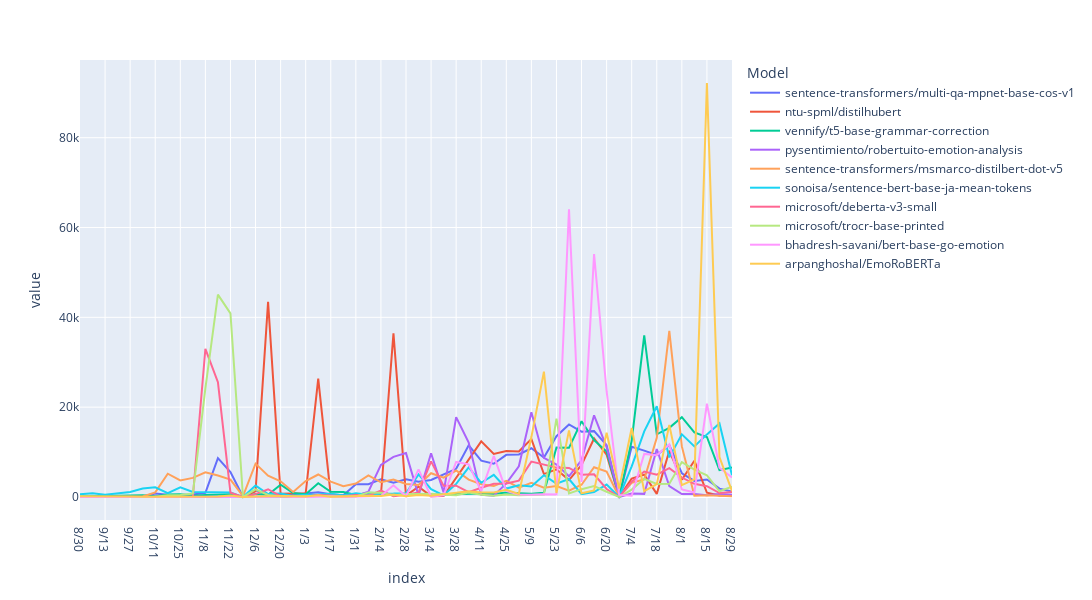

Notebook code for this chart:
### Code cell
df_2021_popular_low = df_plot[df_plot.columns[(df_plot.mean(axis=0)<=5000) & (df_plot.mean(axis=0)>=3000)]]
df_2021_popular_low.plot(kind='line', width=1400, height=600)

### Figure 1 — Plotly figure (JSON) as saved in the notebook; plotly's stock layout.template omitted (floating-point values rounded to 4 significant figures)
{"data": [{"hovertemplate": "Model=sentence-transformers/multi-qa-mpnet-base-cos-v1<br>index=%{x}<br>value=%{y}<extra></extra>", "legendgroup": "sentence-transformers/multi-qa-mpnet-base-cos-v1", "line": {"color": "#636efa", "dash": "solid"}, "marker": {"symbol": "circle"}, "mode": "lines", "name": "sentence-transformers/multi-qa-mpnet-base-cos-v1", "orientation": "v", "showlegend": true, "type": "scatter", "x": ["8/30", "9/6", "9/13", "9/20", "9/27", "10/4", "10/11", "10/18", "10/25", "11/1", "11/8", "11/15", "11/22", "11/29", "12/6", "12/13", "12/20", "12/27", "1/3", "1/10", "1/17", "1/24", "1/31", "2/7", "2/14", "2/21", "2/28", "3/7", "3/14", "3/21", "3/28", "4/4", "4/11", "4/18", "4/25", "5/2", "5/9", "5/16", "5/23", "5/30", "6/6", "6/13", "6/20", "6/27", "7/4", "7/11", "7/18", "7/25", "8/1", "8/8", "8/15", "8/22", "8/29"], "xaxis": "x", "y": [9, 45, 22, 24, 86, 128, 776, 480, 422, 571, 953, 8646, 5567, 42, 1551, 450, 695, 396, 760, 1062, 622, 394, 2845, 2833, 3925, 3185, 3923, 3422, 3778, 4998, 6270, 11517, 8095, 7409, 9390, 9466, 10857, 8768, 13548, 16165, 14547, 14665, 11534, 0, 11173, 10332, 9342, 11534, 5283, 3571, 3915, 1862, 1245], "yaxis": "y"}, {"hovertemplate": "Model=ntu-spml/distilhubert<br>index=%{x}<br>value=%{y}<extra></extra>", "legendgroup": "ntu-spml/distilhubert", "line": {"color": "#EF553B", "dash": "solid"}, "marker": {"symbol": "circle"}, "mode": "lines", "name": "ntu-spml/distilhubert", "orientation": "v", "showlegend": true, "type": "scatter", "x": ["8/30", "9/6", "9/13", "9/20", "9/27", "10/4", "10/11", "10/18", "10/25", "11/1", "11/8", "11/15", "11/22", "11/29", "12/6", "12/13", "12/20", "12/27", "1/3", "1/10", "1/17", "1/24", "1/31", "2/7", "2/14", "2/21", "2/28", "3/7", "3/14", "3/21", "3/28", "4/4", "4/11", "4/18", "4/25", "5/2", "5/9", "5/16", "5/23", "5/30", "6/6", "6/13", "6/20", "6/27", "7/4", "7/11", "7/18", "7/25", "8/1", "8/8", "8/15", "8/22", "8/29"], "xaxis": "x", "y": [0, 0, 0, 0, 0, 0, 0, 0, 18, 29, 19, 27, 417, 0, 1286, 43456, 722, 715, 835, 26352, 284, 212, 227, 718, 507, 36422, 309, 2296, 191, 208, 4212, 8304, 12376, 9595, 10251, 10116, 12899, 5103, 6147, 3763, 7154, 13029, 9415, 0, 4090, 4972, 695, 10300, 3831, 8079, 977, 353, 338], "yaxis": "y"}, {"hovertemplate": "Model=vennify/t5-base-grammar-correction<br>index=%{x}<br>value=%{y}<extra></extra>", "legendgroup": "vennify/t5-base-grammar-correction", "line": {"color": "#00cc96", "dash": "solid"}, "marker": {"symbol": "circle"}, "mode": "lines", "name": "vennify/t5-base-grammar-correction", "orientation": "v", "showlegend": true, "type": "scatter", "x": ["8/30", "9/6", "9/13", "9/20", "9/27", "10/4", "10/11", "10/18", "10/25", "11/1", "11/8", "11/15", "11/22", "11/29", "12/6", "12/13", "12/20", "12/27", "1/3", "1/10", "1/17", "1/24", "1/31", "2/7", "2/14", "2/21", "2/28", "3/7", "3/14", "3/21", "3/28", "4/4", "4/11", "4/18", "4/25", "5/2", "5/9", "5/16", "5/23", "5/30", "6/6", "6/13", "6/20", "6/27", "7/4", "7/11", "7/18", "7/25", "8/1", "8/8", "8/15", "8/22", "8/29"], "xaxis": "x", "y": [115, 154, 197, 159, 280, 363, 182, 578, 600, 268, 427, 513, 612, 2, 688, 505, 2727, 910, 613, 3057, 1147, 1093, 475, 950, 855, 412, 516, 712, 503, 579, 510, 726, 778, 687, 986, 850, 745, 952, 11009, 10950, 16856, 12657, 10118, 0, 12513, 35964, 13962, 15402, 17773, 14398, 13361, 5981, 6585], "yaxis": "y"}, {"hovertemplate": "Model=pysentimiento/robertuito-emotion-analysis<br>index=%{x}<br>value=%{y}<extra></extra>", "legendgroup": "pysentimiento/robertuito-emotion-analysis", "line": {"color": "#ab63fa", "dash": "solid"}, "marker": {"symbol": "circle"}, "mode": "lines", "name": "pysentimiento/robertuito-emotion-analysis", "orientation": "v", "showlegend": true, "type": "scatter", "x": ["8/30", "9/6", "9/13", "9/20", "9/27", "10/4", "10/11", "10/18", "10/25", "11/1", "11/8", "11/15", "11/22", "11/29", "12/6", "12/13", "12/20", "12/27", "1/3", "1/10", "1/17", "1/24", "1/31", "2/7", "2/14", "2/21", "2/28", "3/7", "3/14", "3/21", "3/28", "4/4", "4/11", "4/18", "4/25", "5/2", "5/9", "5/16", "5/23", "5/30", "6/6", "6/13", "6/20", "6/27", "7/4", "7/11", "7/18", "7/25", "8/1", "8/8", "8/15", "8/22", "8/29"], "xaxis": "x", "y": [0, 0, 0, 0, 0, 0, 0, 0, 0, 0, 0, 0, 57, 0, 95, 132, 149, 15, 84, 221, 617, 124, 210, 1181, 7159, 8926, 9769, 343, 9735, 1018, 17775, 12110, 470, 268, 3030, 6836, 18865, 8704, 7238, 4608, 8186, 18195, 11099, 0, 755, 698, 10678, 2431, 659, 650, 394, 668, 511], "yaxis": "y"}, {"hovertemplate": "Model=sentence-transformers/msmarco-distilbert-dot-v5<br>index=%{x}<br>value=%{y}<extra></extra>", "legendgroup": "sentence-transformers/msmarco-distilbert-dot-v5", "line": {"color": "#FFA15A", "dash": "solid"}, "marker": {"symbol": "circle"}, "mode": "lines", "name": "sentence-transformers/msmarco-distilbert-dot-v5", "orientation": "v", "showlegend": true, "type": "scatter", "x": ["8/30", "9/6", "9/13", "9/20", "9/27", "10/4", "10/11", "10/18", "10/25", "11/1", "11/8", "11/15", "11/22", "11/29", "12/6", "12/13", "12/20", "12/27", "1/3", "1/10", "1/17", "1/24", "1/31", "2/7", "2/14", "2/21", "2/28", "3/7", "3/14", "3/21", "3/28", "4/4", "4/11", "4/18", "4/25", "5/2", "5/9", "5/16", "5/23", "5/30", "6/6", "6/13", "6/20", "6/27", "7/4", "7/11", "7/18", "7/25", "8/1", "8/8", "8/15", "8/22", "8/29"], "xaxis": "x", "y": [0, 5, 80, 128, 131, 100, 1032, 5182, 3694, 4254, 5510, 4799, 3870, 179, 7425, 4749, 3504, 1107, 3543, 5010, 3432, 2419, 2996, 4830, 3281, 3901, 2889, 2674, 5286, 4298, 5897, 3863, 2842, 2467, 3591, 2065, 3135, 2049, 2435, 1425, 2727, 6618, 5661, 0, 3172, 3890, 13187, 37003, 11258, 264, 371, 234, 142], "yaxis": "y"}, {"hovertemplate": "Model=sonoisa/sentence-bert-base-ja-mean-tokens<br>index=%{x}<br>value=%{y}<extra></extra>", "legendgroup": "sonoisa/sentence-bert-base-ja-mean-tokens", "line": {"color": "#19d3f3", "dash": "solid"}, "marker": {"symbol": "circle"}, "mode": "lines", "name": "sonoisa/sentence-bert-base-ja-mean-tokens", "orientation": "v", "showlegend": true, "type": "scatter", "x": ["8/30", "9/6", "9/13", "9/20", "9/27", "10/4", "10/11", "10/18", "10/25", "11/1", "11/8", "11/15", "11/22", "11/29", "12/6", "12/13", "12/20", "12/27", "1/3", "1/10", "1/17", "1/24", "1/31", "2/7", "2/14", "2/21", "2/28", "3/7", "3/14", "3/21", "3/28", "4/4", "4/11", "4/18", "4/25", "5/2", "5/9", "5/16", "5/23", "5/30", "6/6", "6/13", "6/20", "6/27", "7/4", "7/11", "7/18", "7/25", "8/1", "8/8", "8/15", "8/22", "8/29"], "xaxis": "x", "y": [593, 809, 524, 750, 1112, 1911, 2153, 865, 2171, 1104, 1125, 1049, 1023, 1, 2540, 668, 769, 254, 516, 550, 710, 364, 819, 531, 729, 753, 842, 5020, 1722, 375, 2922, 6604, 3164, 4930, 1886, 2613, 2363, 4854, 2984, 4010, 637, 1114, 2766, 0, 6835, 14616, 20211, 8818, 13962, 11267, 13940, 16383, 4815], "yaxis": "y"}, {"hovertemplate": "Model=microsoft/deberta-v3-small<br>index=%{x}<br>value=%{y}<extra></extra>", "legendgroup": "microsoft/deberta-v3-small", "line": {"color": "#FF6692", "dash": "solid"}, "marker": {"symbol": "circle"}, "mode": "lines", "name": "microsoft/deberta-v3-small", "orientation": "v", "showlegend": true, "type": "scatter", "x": ["8/30", "9/6", "9/13", "9/20", "9/27", "10/4", "10/11", "10/18", "10/25", "11/1", "11/8", "11/15", "11/22", "11/29", "12/6", "12/13", "12/20", "12/27", "1/3", "1/10", "1/17", "1/24", "1/31", "2/7", "2/14", "2/21", "2/28", "3/7", "3/14", "3/21", "3/28", "4/4", "4/11", "4/18", "4/25", "5/2", "5/9", "5/16", "5/23", "5/30", "6/6", "6/13", "6/20", "6/27", "7/4", "7/11", "7/18", "7/25", "8/1", "8/8", "8/15", "8/22", "8/29"], "xaxis": "x", "y": [0, 0, 0, 0, 0, 0, 0, 24, 13, 26, 32998, 25563, 964, 1, 646, 1726, 178, 19, 111, 433, 319, 147, 470, 310, 1430, 193, 516, 1020, 7932, 2483, 2514, 1067, 2062, 2947, 2989, 3636, 7872, 7133, 6545, 6474, 4972, 5040, 1782, 0, 3425, 5675, 4969, 6413, 4338, 2937, 2400, 880, 1090], "yaxis": "y"}, {"hovertemplate": "Model=microsoft/trocr-base-printed<br>index=%{x}<br>value=%{y}<extra></extra>", "legendgroup": "microsoft/trocr-base-printed", "line": {"color": "#B6E880", "dash": "solid"}, "marker": {"symbol": "circle"}, "mode": "lines", "name": "microsoft/trocr-base-printed", "orientation": "v", "showlegend": true, "type": "scatter", "x": ["8/30", "9/6", "9/13", "9/20", "9/27", "10/4", "10/11", "10/18", "10/25", "11/1", "11/8", "11/15", "11/22", "11/29", "12/6", "12/13", "12/20", "12/27", "1/3", "1/10", "1/17", "1/24", "1/31", "2/7", "2/14", "2/21", "2/28", "3/7", "3/14", "3/21", "3/28", "4/4", "4/11", "4/18", "4/25", "5/2", "5/9", "5/16", "5/23", "5/30", "6/6", "6/13", "6/20", "6/27", "7/4", "7/11", "7/18", "7/25", "8/1", "8/8", "8/15", "8/22", "8/29"], "xaxis": "x", "y": [0, 0, 0, 0, 0, 0, 36, 388, 463, 757, 24199, 45047, 40875, 10, 1681, 466, 163, 101, 249, 247, 183, 160, 102, 1026, 921, 387, 686, 677, 720, 518, 413, 985, 478, 302, 550, 397, 528, 550, 17464, 818, 1746, 2431, 1165, 0, 1640, 4047, 2887, 2971, 7770, 6073, 4827, 1272, 2294], "yaxis": "y"}, {"hovertemplate": "Model=bhadresh-savani/bert-base-go-emotion<br>index=%{x}<br>value=%{y}<extra></extra>", "legendgroup": "bhadresh-savani/bert-base-go-emotion", "line": {"color": "#FF97FF", "dash": "solid"}, "marker": {"symbol": "circle"}, "mode": "lines", "name": "bhadresh-savani/bert-base-go-emotion", "orientation": "v", "showlegend": true, "type": "scatter", "x": ["8/30", "9/6", "9/13", "9/20", "9/27", "10/4", "10/11", "10/18", "10/25", "11/1", "11/8", "11/15", "11/22", "11/29", "12/6", "12/13", "12/20", "12/27", "1/3", "1/10", "1/17", "1/24", "1/31", "2/7", "2/14", "2/21", "2/28", "3/7", "3/14", "3/21", "3/28", "4/4", "4/11", "4/18", "4/25", "5/2", "5/9", "5/16", "5/23", "5/30", "6/6", "6/13", "6/20", "6/27", "7/4", "7/11", "7/18", "7/25", "8/1", "8/8", "8/15", "8/22", "8/29"], "xaxis": "x", "y": [0, 0, 0, 0, 0, 0, 0, 0, 0, 0, 0, 0, 0, 0, 0, 41, 210, 12, 25, 130, 96, 10, 102, 87, 239, 2597, 150, 6141, 90, 379, 7815, 7271, 1276, 9137, 1344, 540, 487, 614, 569, 64072, 3333, 54094, 23550, 473, 269, 9586, 9281, 11708, 1693, 1016, 20780, 6526, 4364], "yaxis": "y"}, {"hovertemplate": "Model=arpanghoshal/EmoRoBERTa<br>index=%{x}<br>value=%{y}<extra></extra>", "legendgroup": "arpanghoshal/EmoRoBERTa", "line": {"color": "#FECB52", "dash": "solid"}, "marker": {"symbol": "circle"}, "mode": "lines", "name": "arpanghoshal/EmoRoBERTa", "orientation": "v", "showlegend": true, "type": "scatter", "x": ["8/30", "9/6", "9/13", "9/20", "9/27", "10/4", "10/11", "10/18", "10/25", "11/1", "11/8", "11/15", "11/22", "11/29", "12/6", "12/13", "12/20", "12/27", "1/3", "1/10", "1/17", "1/24", "1/31", "2/7", "2/14", "2/21", "2/28", "3/7", "3/14", "3/21", "3/28", "4/4", "4/11", "4/18", "4/25", "5/2", "5/9", "5/16", "5/23", "5/30", "6/6", "6/13", "6/20", "6/27", "7/4", "7/11", "7/18", "7/25", "8/1", "8/8", "8/15", "8/22", "8/29"], "xaxis": "x", "y": [192, 131, 208, 163, 86, 71, 84, 132, 183, 190, 85, 108, 348, 0, 130, 195, 219, 142, 104, 386, 56, 93, 251, 275, 215, 529, 155, 438, 297, 638, 1054, 1277, 997, 998, 1622, 703, 13342, 27921, 902, 14824, 839, 1468, 14324, 1875, 15366, 1313, 2872, 16056, 2663, 3929, 92176, 8894, 1279], "yaxis": "y"}], "layout": {"height": 600, "legend": {"title": {"text": "Model"}, "tracegroupgap": 0}, "margin": {"t": 60}, "width": 1400, "xaxis": {"anchor": "y", "domain": [0, 1], "title": {"text": "index"}}, "yaxis": {"anchor": "x", "domain": [0, 1], "title": {"text": "value"}}}}
